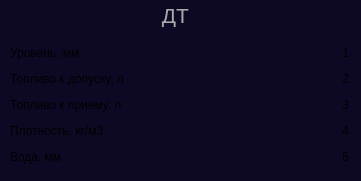
                      <widget class="QFrame" name="rezervuar1">
                       <property name="geometry">
                        <rect>
                         <x>0</x>
                         <y>0</y>
                         <width>361</width>
                         <height>181</height>
                        </rect>
                       </property>
                       <property name="styleSheet">
                        <string notr="true">QFrame {
	background-color: rgb(13, 9, 36);
	border: none;
	border-radius: 12px;
}</string>
                       </property>
                       <property name="frameShape">
                        <enum>QFrame::Shape::NoFrame</enum>
                       </property>
                       <property name="frameShadow">
                        <enum>QFrame::Shadow::Raised</enum>
                       </property>
                       <layout class="QVBoxLayout" name="verticalLayout_26" stretch="0,0">
                        <property name="spacing">
                         <number>5</number>
                        </property>
                        <property name="leftMargin">
                         <number>0</number>
                        </property>
                        <property name="topMargin">
                         <number>0</number>
                        </property>
                        <property name="rightMargin">
                         <number>0</number>
                        </property>
                        <property name="bottomMargin">
                         <number>0</number>
                        </property>
                        <item>
                         <widget class="QFrame" name="frame_34">
                          <property name="minimumSize">
                           <size>
                            <width>0</width>
                            <height>30</height>
                           </size>
                          </property>
                          <property name="maximumSize">
                           <size>
                            <width>16777215</width>
                            <height>30</height>
                           </size>
                          </property>
                          <property name="styleSheet">
                           <string notr="true"/>
                          </property>
                          <property name="frameShape">
                           <enum>QFrame::Shape::NoFrame</enum>
                          </property>
                          <property name="frameShadow">
                           <enum>QFrame::Shadow::Raised</enum>
                          </property>
                          <layout class="QHBoxLayout" name="horizontalLayout_18">
                           <property name="spacing">
                            <number>0</number>
                           </property>
                           <property name="leftMargin">
                            <number>0</number>
                           </property>
                           <property name="topMargin">
                            <number>0</number>
                           </property>
                           <property name="rightMargin">
                            <number>10</number>
                           </property>
                           <property name="bottomMargin">
                            <number>0</number>
                           </property>
                           <item>
                            <widget class="QLabel" name="label_22">
                             <property name="minimumSize">
                              <size>
                               <width>211</width>
                               <height>0</height>
                              </size>
                             </property>
                             <property name="maximumSize">
                              <size>
                               <width>16777215</width>
                               <height>16777215</height>
                              </size>
                             </property>
                             <property name="font">
                              <font>
                               <family>Segoe UI</family>
                               <pointsize>16</pointsize>
                               <italic>false</italic>
                               <fontweight>Black</fontweight>
                              </font>
                             </property>
                             <property name="layoutDirection">
                              <enum>Qt::LayoutDirection::LeftToRight</enum>
                             </property>
                             <property name="styleSheet">
                              <string notr="true">color: rgb(170, 170, 170);
font: 900 16pt &quot;Segoe UI&quot;;
  margin-left: auto;
  margin-right: auto;</string>
                             </property>
                             <property name="text">
                              <string>ДТ</string>
                             </property>
                             <property name="alignment">
                              <set>Qt::AlignmentFlag::AlignCenter</set>
                             </property>
                             <property name="margin">
                              <number>-9</number>
                             </property>
                            </widget>
                           </item>
                          </layout>
                         </widget>
                        </item>
                        <item>
                         <widget class="QFrame" name="frame_35">
                          <property name="styleSheet">
                           <string notr="true">background-color: rgb(13, 9, 36);</string>
                          </property>
                          <property name="frameShape">
                           <enum>QFrame::Shape::Panel</enum>
                          </property>
                          <property name="frameShadow">
                           <enum>QFrame::Shadow::Raised</enum>
                          </property>
                          <layout class="QHBoxLayout" name="horizontalLayout_19" stretch="0">
                           <property name="spacing">
                            <number>0</number>
                           </property>
                           <property name="leftMargin">
                            <number>0</number>
                           </property>
                           <property name="topMargin">
                            <number>0</number>
                           </property>
                           <property name="rightMargin">
                            <number>0</number>
                           </property>
                           <property name="bottomMargin">
                            <number>0</number>
                           </property>
                           <item>
                            <widget class="QFrame" name="frame_36">
                             <property name="styleSheet">
                              <string notr="true"/>
                             </property>
                             <property name="frameShape">
                              <enum>QFrame::Shape::NoFrame</enum>
                             </property>
                             <property name="frameShadow">
                              <enum>QFrame::Shadow::Raised</enum>
                             </property>
                             <widget class="QLabel" name="label">
                              <property name="geometry">
                               <rect>
                                <x>10</x>
                                <y>-20</y>
                                <width>131</width>
                                <height>181</height>
                               </rect>
                              </property>
                              <property name="text">
                               <string>&lt;html&gt;&lt;head/&gt;&lt;body&gt;&lt;p&gt;Уровень, мм&lt;/p&gt;&lt;p&gt;Топливо к допуску, л&lt;/p&gt;&lt;p&gt;Топливо к приему, л&lt;/p&gt;&lt;p&gt;Плотность, кг/м3&lt;/p&gt;&lt;p&gt;Вода, мм&lt;/p&gt;&lt;/body&gt;&lt;/html&gt;</string>
                              </property>
                             </widget>
                             <widget class="QLabel" name="label_3">
                              <property name="geometry">
                               <rect>
                                <x>300</x>
                                <y>0</y>
                                <width>49</width>
                                <height>141</height>
                               </rect>
                              </property>
                              <property name="text">
                               <string>&lt;html&gt;&lt;head/&gt;&lt;body&gt;&lt;p align=&quot;right&quot;&gt;1&lt;/p&gt;&lt;p align=&quot;right&quot;&gt;2&lt;/p&gt;&lt;p align=&quot;right&quot;&gt;3&lt;/p&gt;&lt;p align=&quot;right&quot;&gt;4&lt;/p&gt;&lt;p align=&quot;right&quot;&gt;5&lt;/p&gt;&lt;/body&gt;&lt;/html&gt;</string>
                              </property>
                             </widget>
                            </widget>
                           </item>
                          </layout>
                         </widget>
                        </item>
                       </layout>
                      </widget>
